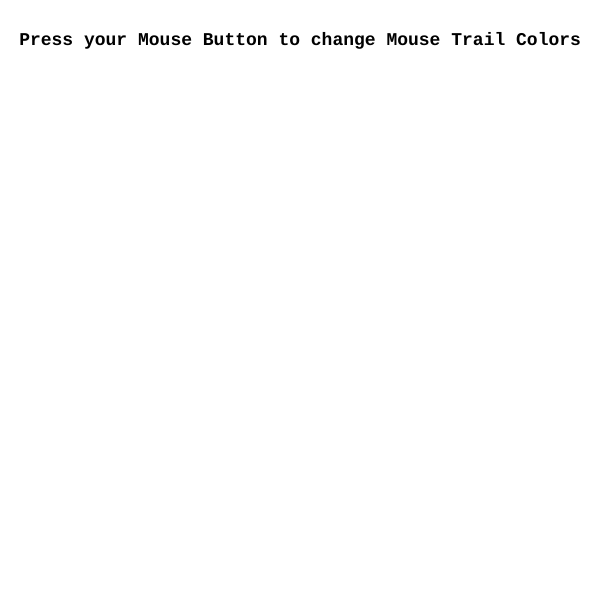
Frame 1 (no input)
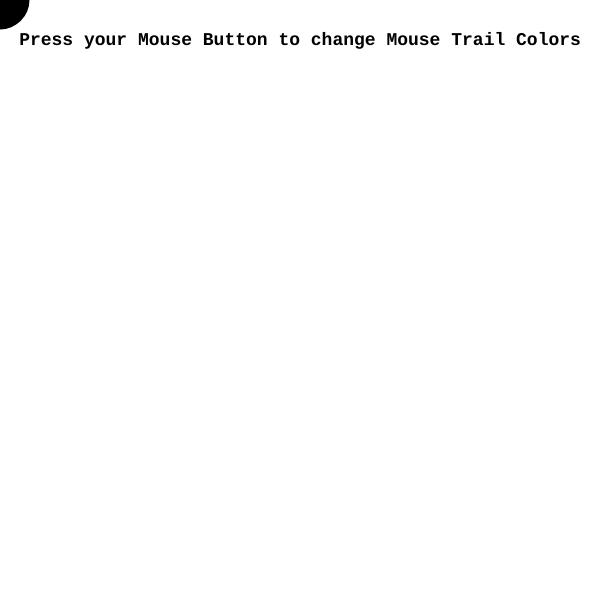
Frame 60 (no input)
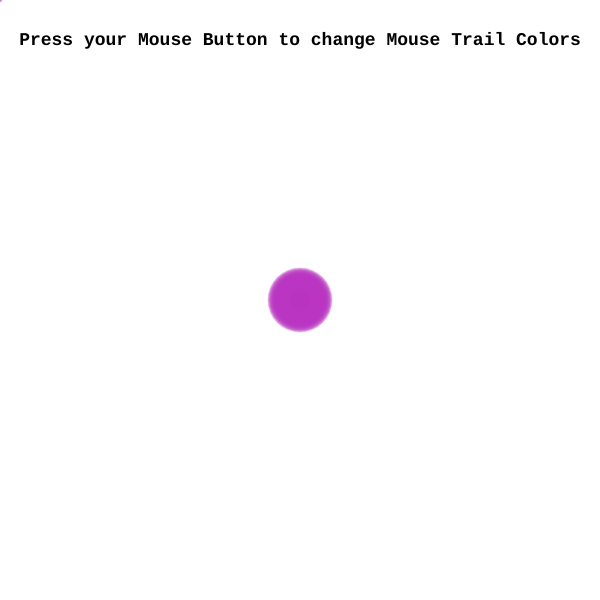
Frame 120 (the mouse pressed at the canvas centre since frame 60)

The p5.js sketch that drew these frames (run headless with seeded random() and noise() and a simulated clock; from frame 60 on, the mouse is pressed at the canvas centre):

// p5.js sketch
// ── sketch.js
//create an array for the trail
let trail = []

function setup() {
  createCanvas(600, 600);
  fill(0)
  noStroke()
}

function draw() {
  background(255);
  
  //adds a vector to the array trail with the coords tied to the mouse position
  trail.push(createVector (mouseX, mouseY));
  
  //creates an index for every item (vector) in the array
  for (let i = 0; i < trail.length; i++) {
    const curr = trail[i];        //gets the vector at the specific index
    circle(curr.x, curr.y, i)     //creates a circle at coords of the vector and makes the diameter tied to the size of the index
  }
  
  
  
  //removes the vector at the beginning of the array whenever the array length reaches greater than 65
  if (trail.length > 65) {
    trail.shift ();
  }
  
  //user instructions
  push()
  fill(0)
  textAlign(CENTER)
  textSize(18)
  textStyle(BOLD)
  textFont('Courier New')
  text('Press your Mouse Button to change Mouse Trail Colors', 300, 45)
  pop()
}

//changes the mouse trail's color randomly everytime a mouse button is pressed
function mousePressed() {
  fill(random(255),random(255),random(255),trail.length)
}
